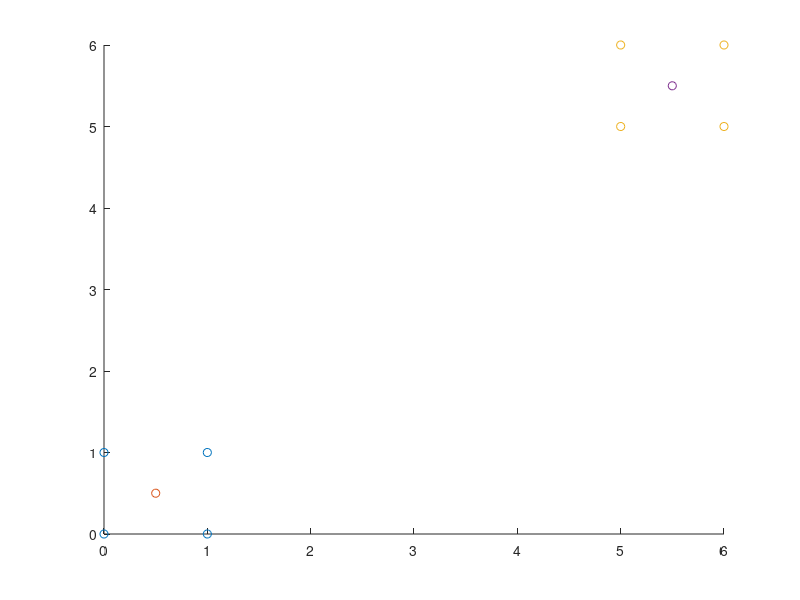

The MATLAB source for this figure:
x = [0 0;1 0;1 1;0 1;5 5;5 6;6 5;6 6]';
b = 2;
cen1 = rand(2,1);
cen2 = rand(2,1);
while true
    Pc1 = [];
    Pc2 = [];
    D1 = [];
    D2 = [];
    for i = 1:8
        d1 = norm(cen1 - x(:,i));
        d2 = norm(cen2 - x(:,i));
        if d1 < d2
            D1 = [D1; x(:,i)'];
        else
            D2 = [D2; x(:,i)'];
        end
        pc1 = (1/d1)^(2/(b -1));
        pc2 = (1/d2)^(2/(b -1));
        Pc1 = [Pc1 (pc1^b/(pc1^b + pc2^b))];
        Pc2 = [Pc2 (pc2^b/(pc1^b + pc2^b))];
    end
    mu1 = sum(Pc1.*x,2)/sum(Pc1);
    mu2 = sum(Pc2.*x,2)/sum(Pc2);
    hold on;
    scatter(D1(:,1),D1(:,2),'ro');
    scatter(cen1(1), cen1(2), 'rx');
    scatter(D2(:,1),D2(:,2),'bo');
    scatter(cen2(1), cen2(2), 'bx');
    if(cen1==mu1 & cen2==mu2)
        break;
    end
    cen1 = mu1;
    cen2 = mu2;
    clf
end